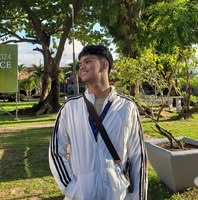
#> input picture backups/backup_20251203_020001/photos/221566_20251202_215540.jpg, 198 x 200 px; its folder holds only this picture in this run
$ python -i compensator.py   (imports and definitions only)
#> lines starting #> are read from the running program, lines starting #| are printed output that depends on the picture
### src/utils/logging_factory.py
"""
Professional Logging Factory
Single source of truth for all application logging
"""

import logging
import logging.handlers
import os
import sys
from datetime import datetime
from pathlib import Path
from typing import Optional, Dict, Any
import json

from .structured_logging import StructuredFormatter, CorrelationIdFilter


class LogLevel:
    """Custom log levels"""
    SECURITY = 25  # Between INFO and WARNING
    AUDIT = 22     # Between INFO and WARNING
    METRICS = 21   # Between INFO and WARNING


# Register custom levels
logging.addLevelName(LogLevel.SECURITY, "SECURITY")
logging.addLevelName(LogLevel.AUDIT, "AUDIT")
logging.addLevelName(LogLevel.METRICS, "METRICS")


class ColoredFormatter(logging.Formatter):
    """Colored console formatter for better readability"""

    COLORS = {
        'DEBUG': '\033[36m',      # Cyan
        'INFO': '\033[32m',       # Green
        'WARNING': '\033[33m',    # Yellow
        'ERROR': '\033[31m',      # Red
        'CRITICAL': '\033[35m',   # Magenta
        'SECURITY': '\033[95m',   # Light Magenta
        'AUDIT': '\033[94m',      # Light Blue
        'METRICS': '\033[96m',    # Light Cyan
        'RESET': '\033[0m'
    }

    # [11 lines left out: function format, not called in this run]


class LoggingFactory:
    """Factory for creating and configuring loggers"""

    _configured = False
    _config = None

    # [227 lines left out: functions configure, _add_file_handler, _add_json_handler, _add_console_handler, _add_syslog_handler, not called in this run]

    @classmethod
    def get_logger(cls, name: str) -> logging.Logger:
        """
        Get a logger instance with custom level methods

        Args:
            name: Logger name (usually __name__)

        Returns:
            Enhanced logger with custom methods
        """
        logger = logging.getLogger(name)

        # Add custom level methods
        def security(msg, *args, **kwargs):
            if logger.isEnabledFor(LogLevel.SECURITY):
                logger._log(LogLevel.SECURITY, msg, args, **kwargs)

        def audit(msg, *args, **kwargs):
            if logger.isEnabledFor(LogLevel.AUDIT):
                logger._log(LogLevel.AUDIT, msg, args, **kwargs)

        def metrics(msg, *args, **kwargs):
            if logger.isEnabledFor(LogLevel.METRICS):
                logger._log(LogLevel.METRICS, msg, args, **kwargs)

        logger.security = security
        logger.audit = audit
        logger.metrics = metrics

        return logger


def get_logger(name: str) -> logging.Logger:
    """
    Convenience function to get a logger

    Args:
        name: Logger name (usually __name__)

    Returns:
        Configured logger instance
    """
    return LoggingFactory.get_logger(name)

### src/utils/audit_logger.py
"""
Audit and Security Event Logging
Specialized logging for security events, data changes, and compliance
"""

import logging
import json
from datetime import datetime
from typing import Dict, Any, Optional
from pathlib import Path


class AuditLogger:
    """
    Logger for audit events and security incidents
    Writes to separate audit log file with structured format
    """

    def __init__(self, log_dir: str = "data/logs", level: int = logging.INFO):
        """
        Initialize audit logger

        Args:
            log_dir: Directory for audit logs
            level: Logging level (default: INFO)
        """
        self.log_dir = Path(log_dir)
        self.log_dir.mkdir(parents=True, exist_ok=True)

        # Create dedicated audit logger
        self.logger = logging.getLogger("audit")
        self.logger.setLevel(level)  # Use configured level
        self.logger.propagate = False  # Don't propagate to root logger

        # Remove existing handlers
        self.logger.handlers.clear()

        # Add audit file handler
        audit_file = self.log_dir / f"audit_{datetime.now().strftime('%Y%m%d')}.log"
        handler = logging.FileHandler(audit_file, encoding='utf-8')
        handler.setFormatter(logging.Formatter('%(message)s'))
        self.logger.addHandler(handler)

        # Add JSON audit file handler
        json_file = self.log_dir / f"audit_{datetime.now().strftime('%Y%m%d')}.json"
        json_handler = logging.FileHandler(json_file, encoding='utf-8')
        json_handler.setFormatter(logging.Formatter('%(message)s'))
        self.logger.addHandler(json_handler)

    # [198 lines left out: functions _log_event, security_event, access_event, data_change, compliance_event, system_event, not called in this run]


class BusinessEventLogger:
    """
    Logger for business metrics and KPIs
    """

    # [101 lines left out: functions __init__, log_event, log_performance, log_error_rate, not called in this run]


# Global instances
_audit_logger = None
_business_logger = None


def get_audit_logger(log_dir: str = "data/logs", config: dict = None) -> AuditLogger:
    """Get global audit logger instance

    Args:
        log_dir: Directory for audit logs
        config: Optional logging config dict to read level from
    """
    global _audit_logger
    if _audit_logger is None:
        level = logging.INFO
        if config:
            level_str = config.get("audit", {}).get("level", "INFO")
            level = getattr(logging, level_str.upper(), logging.INFO)
        _audit_logger = AuditLogger(log_dir, level=level)
    return _audit_logger


# [15 lines left out: function get_business_logger, not called in this run]

### src/lighting/compensator.py
"""
Lighting Compensator
Applies adaptive image enhancements to improve photo quality in various lighting conditions
"""

import logging
from typing import Dict, Optional

import cv2
import numpy as np

from src.utils.logging_factory import get_logger

logger = get_logger(__name__)


class LightingCompensator:
    """Applies lighting compensation to improve image quality"""

    def __init__(self, config: Dict = None):
        """
        Initialize lighting compensator

        Args:
            config: Dictionary with settings:
                - enabled: bool
                - adaptive_exposure: bool
                - auto_brightness_adjust: bool
                - histogram_equalization: bool (CLAHE)
                - low_light_mode: str ('auto', 'always', 'never')
        """
        self.config = config or {}
        self.enabled = self.config.get("enabled", True)
        self.adaptive_exposure = self.config.get("adaptive_exposure", True)
        self.auto_brightness = self.config.get("auto_brightness_adjust", True)
        self.histogram_eq = self.config.get("histogram_equalization", True)
        self.low_light_mode = self.config.get("low_light_mode", "auto")

    # [119 lines left out: functions compensate, _should_apply_low_light, _apply_low_light_enhancement, _apply_contrast_enhancement, _adjust_brightness, not called in this run]

    def apply_quick_enhancement(self, frame: np.ndarray) -> np.ndarray:
        """
        Quick enhancement without full analysis (for real-time preview)

        Args:
            frame: BGR image

        Returns:
            Enhanced BGR image
        """
        if not self.enabled:
            return frame

        # Quick brightness check
        gray = cv2.cvtColor(frame, cv2.COLOR_BGR2GRAY)
        brightness = np.mean(gray)

        enhanced = frame.copy()

        # Apply CLAHE if brightness is low
        if brightness < 100:
            lab = cv2.cvtColor(enhanced, cv2.COLOR_BGR2LAB)
            l, a, b = cv2.split(lab)
            clahe = cv2.createCLAHE(clipLimit=2.0, tileGridSize=(8, 8))
            l = clahe.apply(l)
            enhanced = cv2.merge([l, a, b])
            enhanced = cv2.cvtColor(enhanced, cv2.COLOR_LAB2BGR)

        return enhanced

>>> import cv2
>>> picture = cv2.imread('../../backups/backup_20251203_020001/photos/221566_20251202_215540.jpg')
#> picture is the input picture: shape (200, 198, 3); mean B, G, R 81.8, 106.4, 104.4
>>> result = LightingCompensator().apply_quick_enhancement(picture)
#> in apply_quick_enhancement, `gray = cv2.cvtColor(frame, cv2.COLOR_BGR2GRAY)`:
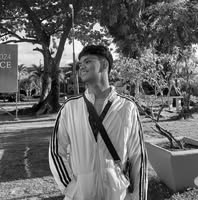
#> gray: shape (200, 198); min 0, max 255, mean 103
#> in apply_quick_enhancement, `brightness = np.mean(gray)`: brightness = 103
